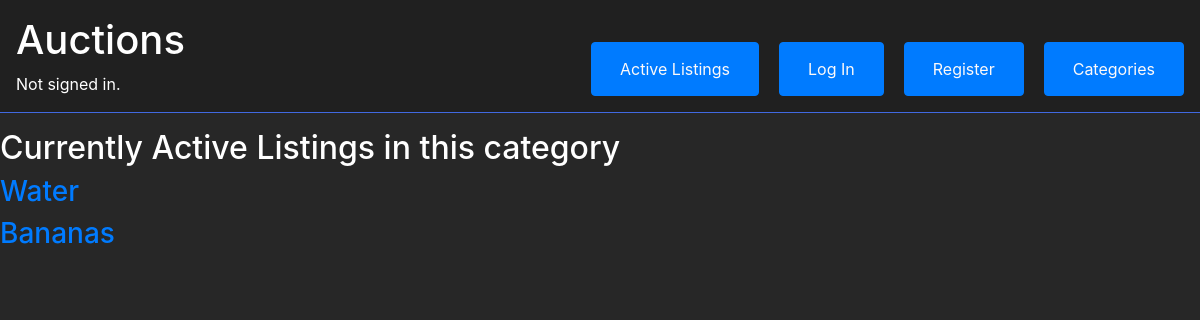
Before: /category_listings/Food with the older database file.
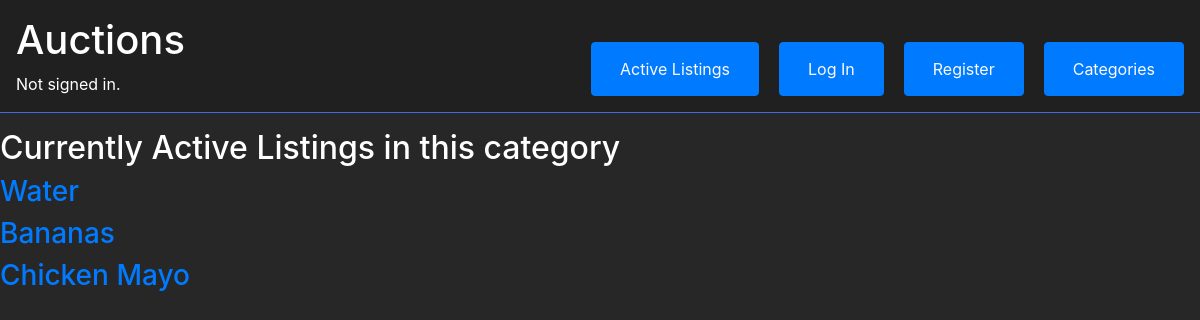
After: the same page with the newer database file.
### auctions/models.py (models this page shows, shortened)
class Auction_listing(models.Model):
    item_name = models.CharField(max_length=64)
    description = models.TextField()
    start_bid = models.IntegerField()
    owner = models.ForeignKey(User, on_delete=models.CASCADE, related_name="selling")
    image_url = models.URLField(blank=True, null=True)
    category = models.CharField(max_length=64)
    active = models.BooleanField(default=True)
    winner = models.ForeignKey(User, on_delete=models.SET_NULL, null=True, related_name="bid_winner")

### auctions/views.py (the view)
# urls.py: path("category_listings/<str:category_name>", views.category_listings , name="category_listings")
def category_listings(request , category_name ):
    listings = Auction_listing.objects.filter(category = category_name)
    return render (request, "auctions/category_listing.html",{
        "listings":listings
    })

### auctions/templates/auctions/category_listing.html (shortened to what this page needs)
{% extends 'auctions/layout.html' %}
{% block body %}
<h2>Currently Active Listings in this category</h2>
{% for listing in listings %}
{% if listing.active %}
<a href="{% url 'listing_page' listing.id %}"><h3>{{ listing.item_name }}</h3></a>
{% endif %}
{% endfor %}
{% endblock %}

### auctions/templates/auctions/layout.html (shortened to what this page needs)
{% load static %}
<!DOCTYPE html>
<html lang="en">
    <head>
        <link rel="stylesheet" href="https://stackpath.bootstrapcdn.com/bootstrap/4.4.1/css/bootstrap.min.css">
        <link rel="stylesheet" href="{% static 'auctions/styles.css' %}">
    </head>
    <body>
        <div class="top_navigation">
            <div class="right_side">
                <div class="title"><h1>Auctions</h1></div>
                <div class="signed_in">
                    {% if user.is_authenticated %}
                        Signed in as <strong>{{ user.username }}</strong>.
                    {% else %}
                        Not signed in.
                    {% endif %}
                </div>
            </div>
            <div class="left_side">
                <ul class="nav">
                    <li class="nav-item btn btn-primary" >
                        <a class="nav-link" href="{% url 'index' %}">Active Listings</a>
                    </li>
                {% if user.is_authenticated %}
                    <li class="nav-item btn btn-primary">
                        <a class="nav-link" href="{% url 'logout' %}">Log Out</a>
                    </li>
                    <li class="nav-item btn btn-primary">
                        <a class="nav-link" href="{% url 'create_listing' %}">Create Listing</a>
                    </li>
                    <li class="nav-item btn btn-primary">
                        <a class="nav-link" href="{% url 'watchlist' %}">Watchlist</a>
                    </li>
                    <li class="nav-item btn btn-primary">
                        <a class="nav-link" href="{% url 'categories' %}">Categories</a>
                    </li>
                {% else %}
                    <li class="nav-item btn btn-primary">
                        <a class="nav-link" href="{% url 'login' %}">Log In</a>
                    </li>
                    <li class="nav-item btn btn-primary">
                        <a class="nav-link" href="{% url 'register' %}">Register</a>
                    </li>
                        <li class="nav-item btn btn-primary">
                        <a class="nav-link" href="{% url 'categories' %}">Categories</a>
                    </li>
                {% endif %}
                </ul>
            </div>
        </div>
        {% block body %}
        {% endblock %}
    </body>
</html>

### auctions/static/auctions/styles.css (style rules this page uses)
body { background-color: #272727; color: white; }
.top_navigation { border-bottom: 1px solid royalblue; display: flex; padding: 12px; justify-content: space-between; flex-wrap: wrap; padding: 16px; margin-bottom: 16px; align-items: end; background-color: #202020; position: sticky; top: 0; z-index: 1000; }
li a { color: #fcf9f9; }
.nav { display: flex; gap: 20px; flex-wrap: wrap; }
.nav li { flex: 1 1 auto; }

Changed rows visible on the page:
added Auction_listing: item_name "Chicken Mayo"
